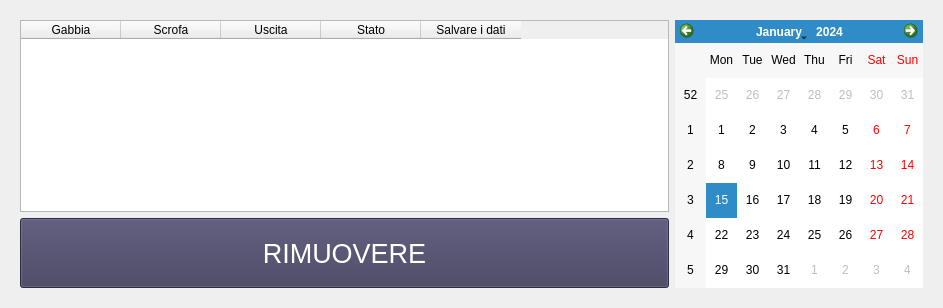
               <widget class="QWidget" name="pgPigRemove">
                <layout class="QVBoxLayout" name="verticalLayout_22">
                 <item>
                  <widget class="QFrame" name="frRemove">
                   <layout class="QVBoxLayout" name="verticalLayout_19">
                    <item>
                     <layout class="QVBoxLayout" name="verticalLayout_23">
                      <property name="spacing">
                       <number>4</number>
                      </property>
                      <property name="sizeConstraint">
                       <enum>QLayout::SetMinimumSize</enum>
                      </property>
                     </layout>
                    </item>
                    <item>
                     <layout class="QHBoxLayout" name="horizontalLayout_19">
                      <item>
                       <layout class="QVBoxLayout" name="verticalLayout_24">
                        <item>
                         <widget class="QTableWidget" name="tblRemove">
                          <property name="enabled">
                           <bool>true</bool>
                          </property>
                          <property name="minimumSize">
                           <size>
                            <width>649</width>
                            <height>0</height>
                           </size>
                          </property>
                          <property name="inputMethodHints">
                           <set>Qt::ImhDate</set>
                          </property>
                          <column>
                           <property name="text">
                            <string>Gabbia</string>
                           </property>
                          </column>
                          <column>
                           <property name="text">
                            <string>Scrofa</string>
                           </property>
                          </column>
                          <column>
                           <property name="text">
                            <string>Uscita</string>
                           </property>
                          </column>
                          <column>
                           <property name="text">
                            <string>Stato</string>
                           </property>
                          </column>
                          <column>
                           <property name="text">
                            <string>Salvare i dati</string>
                           </property>
                          </column>
                         </widget>
                        </item>
                        <item>
                         <widget class="QPushButton" name="btnRemove">
                          <property name="minimumSize">
                           <size>
                            <width>0</width>
                            <height>70</height>
                           </size>
                          </property>
                          <property name="font">
                           <font>
                            <pointsize>20</pointsize>
                           </font>
                          </property>
                          <property name="styleSheet">
                           <string notr="true">background-color: rgb(63, 60, 91); 
color: white; 
</string>
                          </property>
                          <property name="text">
                           <string>RIMUOVERE</string>
                          </property>
                         </widget>
                        </item>
                       </layout>
                      </item>
                      <item>
                       <widget class="QCalendarWidget" name="calendarWidget"/>
                      </item>
                     </layout>
                    </item>
                   </layout>
                  </widget>
                 </item>
                </layout>
               </widget>
